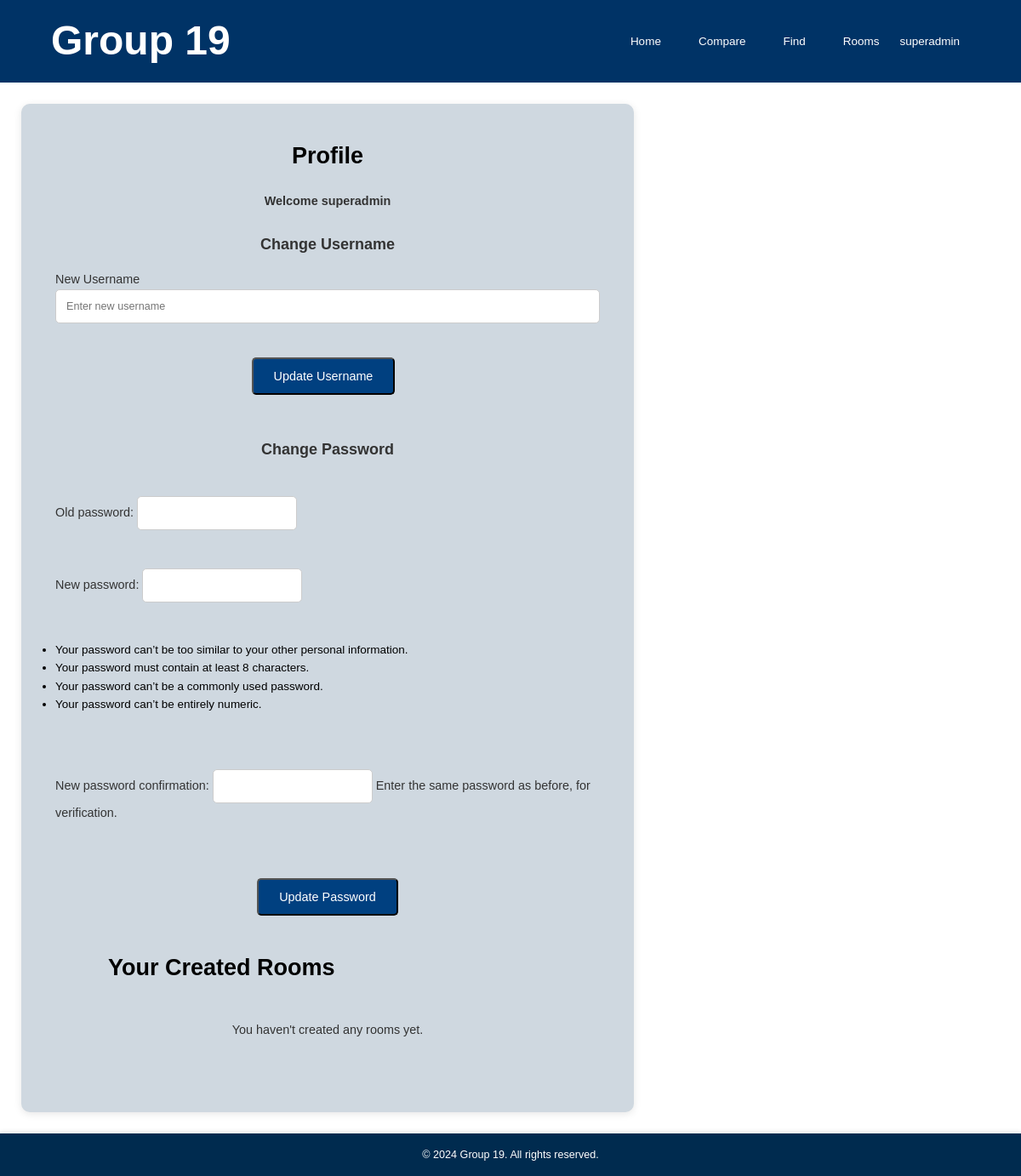
/profile/ (signed in), run on an earlier commit of the app's database.
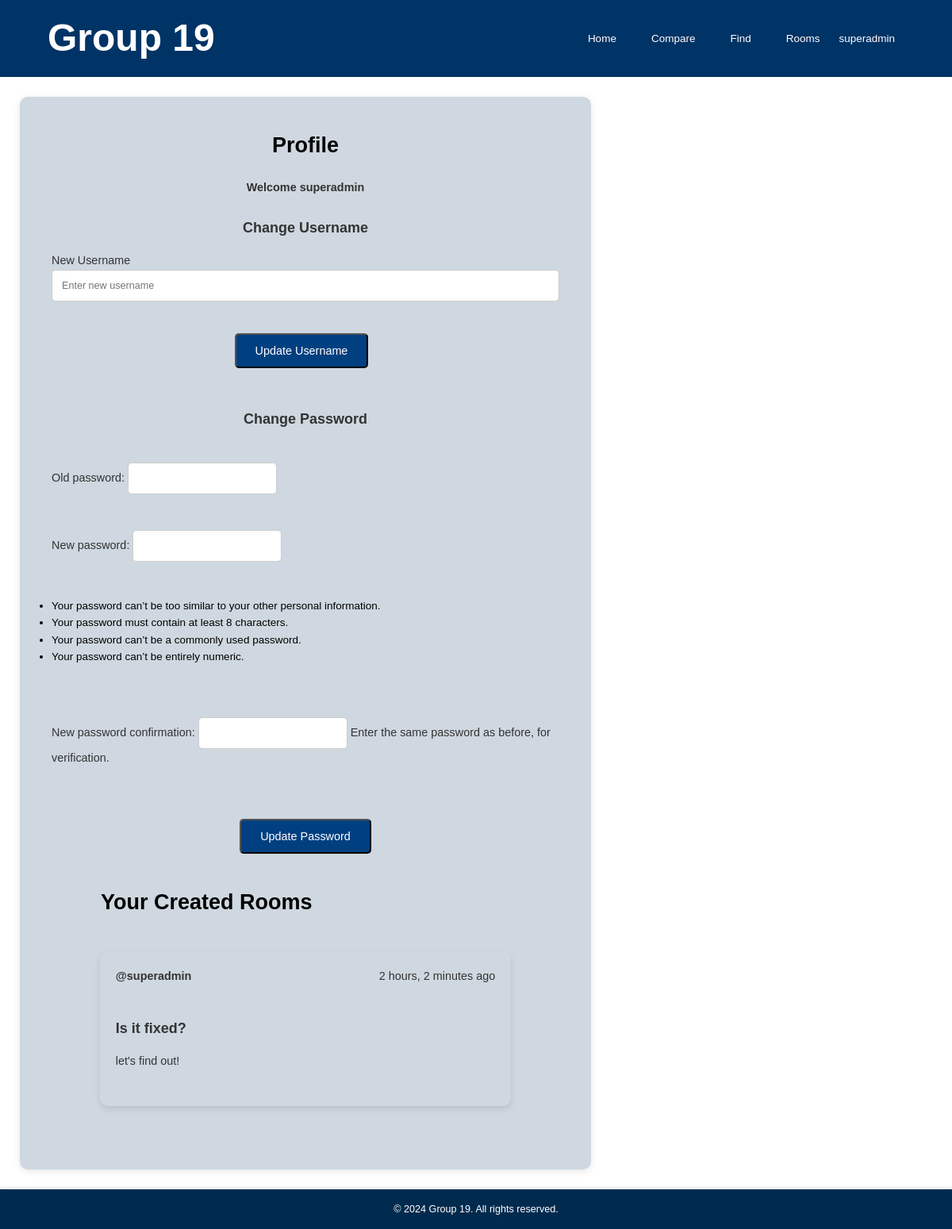
And on a later commit of the database.
### base/models.py (models this page shows, shortened)
class Room(models.Model):
    name = models.CharField(max_length=255)
    description = models.TextField(blank=True, null=True)
    creator = models.ForeignKey(User, on_delete=models.CASCADE, related_name="rooms_created")
    created_at = models.DateTimeField(auto_now_add=True)

### base/views.py (the view, shortened to what this page needs)
# urls.py: path('profile/', views.profile, name='profile'),
@login_required(login_url='login_register')
def profile(request):
    user = request.user
    password_form = PasswordChangeForm(user)
    rooms = Room.objects.filter(creator=user)
    return render(request, 'base/profile.html', {
        'user': user,
        'password_form': password_form,
        'rooms': rooms
    })

### base/templates/base/profile.html (shortened to what this page needs)
{% extends 'main.html' %}
{% block content %}
<div class="profile-container">
    <h2>Profile</h2>
    <p><strong>Welcome {{ user.username }}</strong></p>
    <div class="profile-heading">
        <h3>Change Username</h3>
    </div>
    <form method="POST">
        <div class="form-group">
            <label for="username">New Username</label>
            <input type="text" name="username" id="username" class="form-control" placeholder="Enter new username" required>
        </div>
        <button type="submit" class="btn btn-primary">Update Username</button>
    </form>
    <div class="change-pass-heading">
        <h3>Change Password</h3>
    </div>
    <form method="POST">
        {{ password_form.as_p }}
        <button type="submit" class="btn btn-warning">Update Password</button>
    </form>
    <div class="container room-list">
        <div class="room-list-header">
            <h2 class="room-list-title">Your Created Rooms</h2>
        </div>
        <ul class="room-list">
            {% for room in rooms %}
                <li class="room-item">
                    <a href="{% url 'chatroom' room.id %}" class="room-link">
                        <div class="room-header">
                            <p class="room-name">@{{ room.creator.username }}</p>
                            <p class="room-time">{{ room.created_at|timesince }} ago</p>
                        </div>
                        <h3 class="room-name">{{ room.name }}</h3>
                        <p class="room-description">
                            {% if room.description|length > 100 %}
                                {{ room.description|slice:":100" }}...
                            {% else %}
                                {{ room.description }}
                            {% endif %}
                        </p>
                    </a>
                </li>
            {% empty %}
                <p>You haven't created any rooms yet.</p>
            {% endfor %}
        </ul>
    </div>
</div>
{% endblock %}

What changed in the data, as far as the page shows it:
added Room: creator.username "superadmin", created_at "2 hours, 2 minutes", name "Is it fixed?", description "let's find out!"
Also different on the page:
text no longer shown: "You haven't created any rooms yet."
